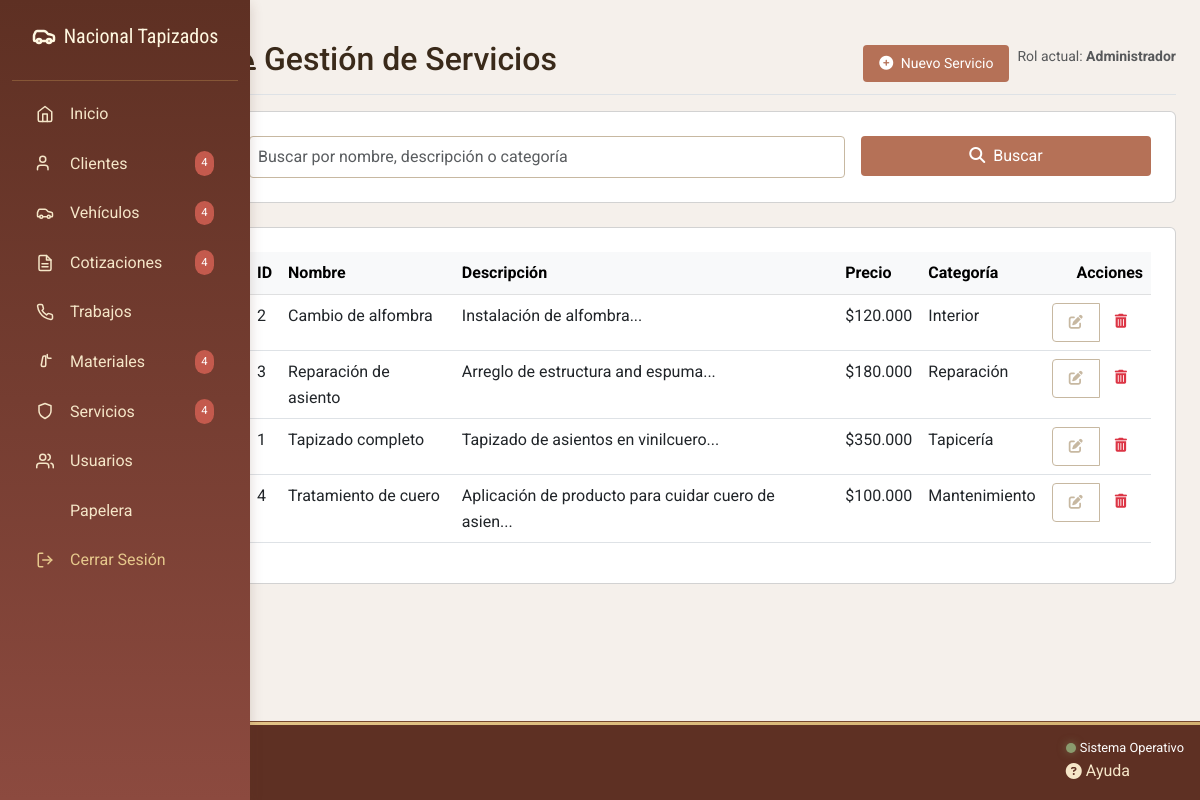
Screenshot of /admin/formularios/servicios/index.php (signed in) with the database file from the repository.
### tables this page shows
CREATE TABLE `servicios` (
  `id_servicio` int(11) NOT NULL,
  `nombre_servicio` varchar(50) NOT NULL,
  `descripcion_servicio` text NOT NULL,
  `precio_servicio` decimal(10,2) NOT NULL,
  `tiempo_estimado` varchar(50) NOT NULL,
  `categoria_servicio` varchar(50) NOT NULL,
  `activo` tinyint(1) NOT NULL DEFAULT 1
);

### php/auth.php (called while the page is built, shortened)
<?php
function getUserRole() {
    return $_SESSION['usuario_rol'] ?? 'Invitado';
}
function isAdmin() {
    return getUserRole() === 'Administrador';
}
?>

### admin/formularios/servicios/index.php (the view, shortened to what this page needs)
<?php
require_once __DIR__ . '/../../../php/conexion.php';
require_once __DIR__ . '/../../../php/auth.php';
$busqueda = $_GET['busqueda'] ?? '';
$pagina = max(1, intval($_GET['pagina'] ?? 1));
$porPagina = 10;
$sql = "SELECT * FROM servicios";
$params = [];
$where = '';
$offset = ($pagina - 1) * $porPagina;
$sql .= " $where ORDER BY nombre_servicio ASC LIMIT $offset, $porPagina";
$stmt = $conex->prepare($sql);
if (!empty($busqueda)) {
    $stmt->execute($params);
} else {
    $stmt->execute();
}
$servicios = $stmt->fetchAll();
require_once __DIR__ . '/../../includes/head.php';
?>
<body class="bg-light">
    <div class="container-fluid">
        <div class="row">
            <?php include __DIR__ . '/../../includes/sidebar.php'; ?>
            <main class="col-md-9 ms-sm-auto col-lg-10 px-md-4 py-4">
                <div class="d-flex justify-content-between flex-wrap flex-md-nowrap align-items-center pt-3 pb-2 mb-3 border-bottom">
                    <h1 class="h2">
                        <i class="fas fa-concierge-bell me-2"></i>Gestión de Servicios
                    </h1>
                    <div class="btn-toolbar mb-2 mb-md-0">
                        <div class="btn-group me-2">
                            <a href="crear.php" class="btn btn-sm btn-primary">
                                <i class="fas fa-plus-circle me-1"></i> Nuevo Servicio
                            </a>
                        </div>
                        <div class="text-muted small">
                            Rol actual: <strong><?= isAdmin() ? 'Administrador' : 'Vendedor' ?></strong>
                        </div>
                    </div>
                </div>
                <div class="card mb-4">
                    <div class="card-body">
                        <form class="row g-3">
                            <div class="col-md-8">
                                <input type="text" class="form-control" name="busqueda" value="<?= htmlspecialchars($busqueda) ?>"
                                    placeholder="Buscar por nombre, descripción o categoría">
                            </div>
                            <div class="col-md-4">
                                <button class="btn btn-primary w-100" type="submit">
                                    <i class="fas fa-search me-1"></i> Buscar
                                </button>
                            </div>
                        </form>
                    </div>
                </div>
                <div class="card">
                    <div class="card-body">
                        <div class="table-responsive">
                            <table class="table table-hover">
                                <thead class="table-light">
                                    <tr>
                                        <th>ID</th>
                                        <th>Nombre</th>
                                        <th>Descripción</th>
                                        <th>Precio</th>
                                        <th>Categoría</th>
                                        <th class="text-end">Acciones</th>
                                    </tr>
                                </thead>
                                <tbody>
                                    <?php if (count($servicios) > 0): ?>
                                        <?php foreach ($servicios as $servicio): ?>
                                            <tr>
                                                <td><?= $servicio['id_servicio'] ?></td>
                                                <td><?= htmlspecialchars($servicio['nombre_servicio']) ?></td>
                                                <td><?= htmlspecialchars(substr($servicio['descripcion_servicio'], 0, 50)) ?>...</td>
                                                <td>$<?= number_format($servicio['precio_servicio'], 0, ',', '.') ?></td>
                                                <td><?= htmlspecialchars($servicio['categoria_servicio']) ?></td>
                                                <td class="text-end">
                                                    <div class="btn-group" role="group">
                                                        <a href="editar.php?id=<?= $servicio['id_servicio'] ?>" class="btn btn-sm btn-outline-secondary">
                                                            <i class="fas fa-edit"></i>
                                                        </a>
                                                        <a href="index.php?eliminar=<?= $servicio['id_servicio'] ?>"
                                                            class="btn btn-sm btn-outline-danger"
                                                            onclick="return confirm('¿Eliminar este servicio?')">
                                                            <i class="fas fa-trash-alt"></i>
                                                        </a>
                                                    </div>
                                                </td>
                                            </tr>
                                        <?php endforeach; ?>
                                    <?php endif; ?>
                                </tbody>
                            </table>
                        </div>
                    </div>
                </div>
            </main>
        </div>
    </div>
    <?php require_once __DIR__ . '/../../includes/footer.php'; ?>
</body>
</html>

### public/assets/css/variables.css (style rules this page uses)
:root { --primary-dark: #5E3023; --secondary-dark: #8C4A3F; --accent-color: #B57157; --accent-light: #D4A373; --neutral-dark: #C7B8A1; --neutral-medium: #E0D5CE; --neutral-light: #F5F0EB; --text-light: #FFFFFF; --text-dark: #3A2A1A; --gold-cream: #F5E6C8; --gold-pastel: #E6C88C; --gold-dark: #D4B170; --gold-accent: #D4A017; --gradient-leather: linear-gradient(135deg, var(--secondary-dark), var(--accent-color)); --gradient-light: linear-gradient(135deg, var(--neutral-medium), var(--neutral-light)); --gradient-gold: linear-gradient(135deg, var(--gold-pastel), var(--gold-dark)); --shadow-sm: 0 2px 6px rgba(94, 48, 35, 0.15); --shadow-md: 0 4px 12px rgba(94, 48, 35, 0.2); --shadow-lg: 0 8px 24px rgba(94, 48, 35, 0.25); --border-stitched: 2px solid var(--accent-color); --border-soft: 1px solid var(--neutral-dark); --border-gold: 1px solid var(--gold-pastel); --space-xs: 0.25rem; --space-sm: 0.5rem; --space-md: 1rem; --space-lg: 1.5rem; --space-xl: 2rem; --space-xxl: 3rem; --transition-fast: 0.2s ease; --transition-normal: 0.3s ease; --transition-slow: 0.5s ease; --sidebar-width: 280px; --header-height: 70px; --z-sidebar: 1000; --z-header: 1100; --z-modal: 1200; --success-color: #8A9B6E; --error-color: #C45A4D; --warning-color: #E6C88C; }

### public/assets/css/admin.css (style rules this page uses)
:root { --primary-dark: #5E3023; --secondary-dark: #8C4A3F; --accent-color: #B57157; --gold-cream: #F5E6C8; --gold-pastel: #E6C88C; }
.admin-body { font-family: 'Roboto', sans-serif; background-color: var(--neutral-light); color: var(--text-dark); line-height: 1.6; overflow-x: hidden; }
body { background-image: url('https://pfst.cf2.poecdn.net/base/image/60ab54eef562f30f85a67bde31f924f078199dae0b7bc6c333dfb467a2c13471?w=1024&h=768&pmaid=442168253'); background-size: cover; background-position: center; background-attachment: fixed; margin: 0; padding: 0; font-family: 'Roboto', sans-serif; color: #333; }
.card-body { padding: 1.5rem; }
.form-control { width: 100%; padding: 0.5rem; border-radius: 4px; border: 1px solid var(--neutral-dark); background-color: rgba(255, 255, 255, 0.1); color: white; }
.btn { padding: 0.5rem 1rem; border-radius: 4px; border: none; cursor: pointer; transition: var(--transition-fast); }
.btn-primary { background-color: var(--accent-color); color: white; }
.btn-outline-secondary { background-color: transparent; border: 1px solid var(--neutral-dark); color: var(--neutral-dark); }

### rows the page displays
servicios: id_servicio "2", nombre_servicio "Cambio de alfombra", descripcion_servicio "Instalación de alfombra", precio_servicio "120.000", categoria_servicio "Interior"
servicios: id_servicio "3", nombre_servicio "Reparación de asiento", descripcion_servicio "Arreglo de estructura and espuma", precio_servicio "180.000", categoria_servicio "Reparación"
servicios: id_servicio "1", nombre_servicio "Tapizado completo", descripcion_servicio "Tapizado de asientos en vinilcuero", precio_servicio "350.000", categoria_servicio "Tapicería"
servicios: id_servicio "4", nombre_servicio "Tratamiento de cuero", descripcion_servicio "Aplicación de producto para cuidar cuero de asien", precio_servicio "100.000", categoria_servicio "Mantenimiento"
